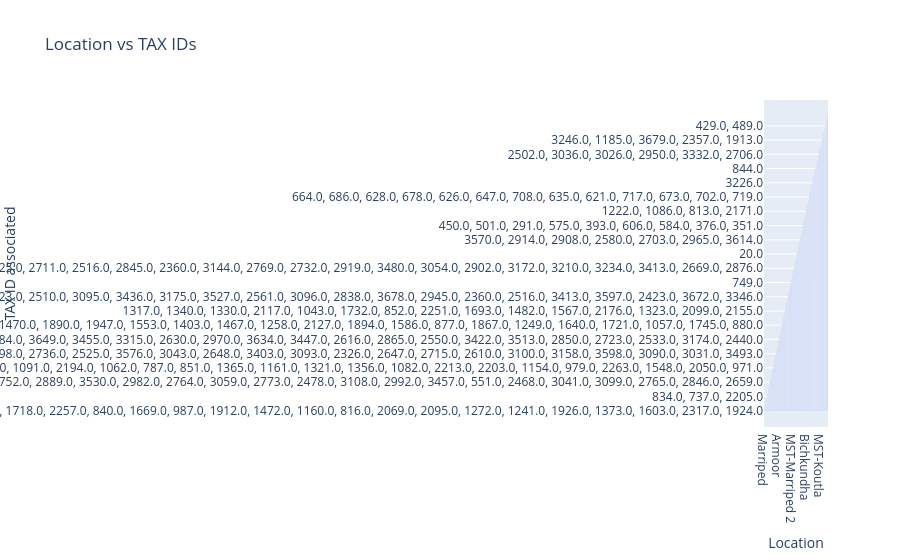

Write notebook code for a chart like this one.
### Code cell
import plotly.express as px

# Create a bar plot with Location on the x-axis and TAX ID associated on the y-axis
fig_loc = px.bar(loc, x='Location', y='TAX ID associated', title='Location vs TAX IDs')

# Save the plot as an HTML file
fig_loc.write_html("D:\\Insightrix Project\\Pr2\\location_vs_tax_ids.html")
fig_loc.show()

### Figure 1 — Plotly figure (JSON) as saved in the notebook; plotly's stock layout.template omitted (floating-point values rounded to 4 significant figures; data arrays with more than 128 entries replaced by an {"elided": "..."} marker saying what was removed)
{"data": [{"alignmentgroup": "True", "hovertemplate": "Location=%{x}<br>TAX ID associated=%{y}<extra></extra>", "legendgroup": "", "marker": {"color": "#636efa", "pattern": {"shape": ""}}, "name": "", "offsetgroup": "", "orientation": "v", "showlegend": false, "textposition": "auto", "type": "bar", "x": {"elided": "255 str values"}, "xaxis": "x", "y": {"elided": "255 str values"}, "yaxis": "y"}], "layout": {"barmode": "relative", "legend": {"tracegroupgap": 0}, "title": {"text": "Location vs TAX IDs"}, "xaxis": {"anchor": "y", "domain": [0, 1], "title": {"text": "Location"}}, "yaxis": {"anchor": "x", "domain": [0, 1], "title": {"text": "TAX ID associated"}}}}
